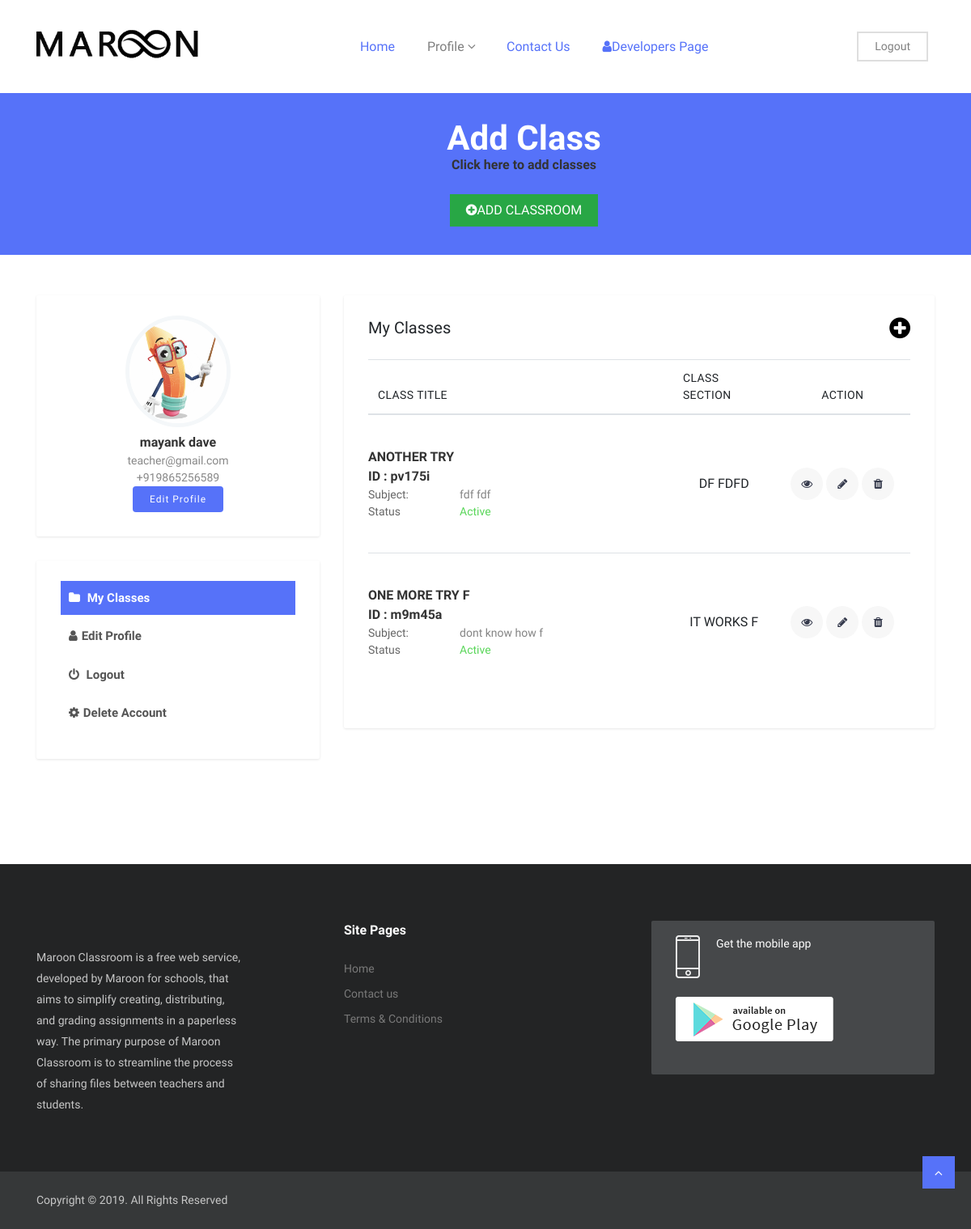
Page /teacher/ (signed in) on the committed database.
### teacher/models.py (models this page shows, shortened)
class Teacher(models.Model):
    user = models.OneToOneField(
        settings.AUTH_USER_MODEL, on_delete=models.CASCADE, unique=True)
    name = models.CharField(max_length=20)
    department = models.CharField(
        max_length=50, choices=DEPARTMENT_CHOICES, default='', blank=True)
    phone = PhoneNumberField(unique = True, null=True, blank = False, region = 'IN', max_length = 13)
    class Meta:
        permissions = (
            ("can_create_classroom", 'can create a classroom'),
            ("can_create_assignment", '')
        )

class TeachersClassRoom(models.Model):
    class_id = models.SlugField(max_length=10, unique=True)
    title = models.CharField(max_length=30)
    slug = models.SlugField(max_length=30, unique=True)
    section = models.CharField(max_length=10)
    subject = models.CharField(max_length=40)
    teacher = models.ForeignKey(Teacher, on_delete=models.CASCADE)

### customuser/models.py (models this page shows, shortened)
class User(AbstractBaseUser, PermissionsMixin):
    email = models.EmailField(
        verbose_name='email address',
        max_length=255,
        unique=True,
    )
    is_teacher = models.BooleanField(default = False)
    is_active = models.BooleanField(default = False)
    is_admin = models.BooleanField(default = False)
    USERNAME_FIELD = 'email'
    objects = UserManager()

### teacher/views.py (the view)
# urls.py: path('', home_page_view, name='homepage'),
@user_passes_test(user_is_teacher_check, login_url='customuser:permission_denied')
def home_page_view(request):
    try:
        teacher = Teacher.objects.get(user=request.user)
    except ObjectDoesNotExist:
        raise Http404
    queryset = TeachersClassRoom.objects.filter(teacher=teacher)
    context = {
        'teacher': teacher,
        'classrooms': queryset
    }
    return render(request, 'teacher_window.html', context=context)

### teacher/views.py (called while the page is built)
def user_is_teacher_check(user):
    if user.is_authenticated:
        teacher = Teacher.objects.filter(user=user)
        if teacher.count() > 0:
            return True
    return False

### templates/teacher_window.html (shortened to what this page needs)
{% extends "base.html" %}
{% load static %}
{% block content %}
<section class="page-title">
	<div class="container">
		<div class="row">
			<div class="col-md-9 offset-md-2 text-center">
				<h3>Add Class </h3>
				<h5>Click here to add classes</h5>
				<br>
				<a class="nav-link text-white add-button" href="{% url 'teacher:create_classroom' %}"><i
						class="fa fa-plus-circle"></i>ADD CLASSROOM</a>
			</div>
		</div>
	</div>
</section>
<section class="dashboard section">
	<div class="container">
		<div class="row">
			<div class="col-md-10 offset-md-1 col-lg-4 offset-lg-0">
				<div class="sidebar">
					<div class="widget user-dashboard-profile">
						<div class="profile-thumb">
							<img src="{% static 'images/pencil.png'%}" alt="" class="rounded-circle">
						</div>
						<h5 class="text-center">{{teacher.name}}</h5>
						<p>{{teacher.user.email}}</p>
						<p>{{teacher.phone}}</p>
						<a href="{% url 'teacher:teachers_edit' %}" class="btn btn-main-sm">Edit Profile</a>
					</div>
					<div class="widget user-dashboard-menu">
						<ul>
							<li class="active"><a href="{% url 'teacher:homepage' %}"><i class="fa fa-folder"></i>
									My Classes</a></li>
							<li><a href="{% url 'teacher:teachers_edit' %}"><i class="fa fa-user"></i>Edit Profile</a>
							</li>
							<li><a href="" data-toggle="modal" data-target="#logoutaccount"><i class="fa fa-power-off"></i>
									Logout</a></li>
							<li><a href="" data-toggle="modal" data-target="#deleteaccount"><i
										class="fa fa-cog"></i>Delete
									Account</a></li>
						</ul>
					</div>
				</div>
			</div>
			<div class="col-md-10 offset-md-1 col-lg-8 offset-lg-0">
				<div class="widget dashboard-container my-adslist">
						<span style="font-size: 20px;">My Classes</span>
						<span style="float: right;">
							<a data-toggle="tooltip" data-placement="top" title="Add" class="view"
							href="{% url 'teacher:create_classroom' %}">
							<i class="fa fa-plus-circle" style="font-size: 30px;"></i>
						</a></span>
							<br>
							<br>
					{%if classrooms%}
					<table class="table table-responsive product-dashboard-table">
						<thead>
							<tr>
								<th>Class Title</th>
								<th>Class Section</th>
								<th class="text-center">Action</th>
							</tr>
						</thead>
						<tbody>
							<tr>
								{% for class in classrooms %}
								<td class="product-details">
									<a href="{%url 'teacher:classroom_detail' class.slug  %}">
										<h3 class="title" style="text-transform: uppercase;">{{class.title}}</h3>
									</a>
									<h3 class="title">ID : {{class.class_id}}</h3>
									<span><strong>Subject: </strong><time>{{class.subject}}</time> </span>
									<span class="status active"><strong>Status</strong>Active</span>
								</td>
								<td class="product-category" style="text-transform: uppercase;"><span
										class="categories">{{class.section}}</span></td>
								<td class="action" data-title="Action">
									<div class="">
										<ul class="list-inline justify-content-center">
											<li class="list-inline-item">
												<a data-toggle="tooltip" data-placement="top" title="view" class="view"
													href="{%url 'teacher:classroom_detail' class.slug %}">
													<i class="fa fa-eye"></i>
												</a>
											</li>
											<li class="list-inline-item">
												<a class="edit" data-toggle="tooltip" data-placement="top" title="Edit"
													href="{% url 'teacher:classroom_edit' class.slug %}">
													<i class="fa fa-pencil"></i>
												</a>
											</li>
											<li class="list-inline-item">
												<a class="delete" data-toggle="modal" data-target="#deleteproduct"
													href="" data-placement="top" title="Delete">
													<i class="fa fa-trash"></i>
												</a>
											</li>
										</ul>
									</div>
								</td>
							</tr>
							<tr>
								<div class="modal fade" id="deleteproduct" tabindex="-1" role="dialog"
									aria-labelledby="exampleModalCenterTitle" aria-hidden="true">
									<div class="modal-dialog modal-dialog-centered" role="document">
										<div class="modal-content">
											{% endfor %}
											{%else%}
											<h3>No classes to show >> <a href="{% url 'teacher:create_classroom' %}">Add
													Classroom</a></h3>
											{%endif%}
						</tbody>
					</table>
				</div>
			</div>
		</div>
	</div>
</section>
{% endblock content %}

### templates/base.html (shortened to what this page needs)
{% load staticfiles %}
<!DOCTYPE html>
<html lang="en">
<head>
  <link rel="stylesheet" href="{%static 'plugins/bootstrap/css/bootstrap.min.css'%}">
  <link href="{%static 'plugins/font-awesome/css/font-awesome.min.css'%}" rel="stylesheet">
  <link href="{%static 'plugins/jquery-nice-select/css/nice-select.css'%}" rel="stylesheet">
    <link href="{%static 'css/reset.css'%}" rel="stylesheet">
  <link href="{%static 'css/style.css'%}" rel="stylesheet">
  <link rel="stylesheet" href="https://cdnjs.cloudflare.com/ajax/libs/tempusdominus-bootstrap-4/5.1.2/css/tempusdominus-bootstrap-4.min.css" />
</head>
<body class="body-wrapper">
<section>
	<div class="container">
		<div class="row">
			<div class="col-md-12">
				<nav class="navbar navbar-expand-lg navbar-light navigation">
					<a class="navbar-brand" href="index.html">
						<img src="{%static 'images/maroonLogo.png'%}" alt="" style="width:200px;">
					</a>
					<div class="collapse navbar-collapse" id="navbarSupportedContent">
						<ul class="navbar-nav ml-auto main-nav ">
							<li class="nav-item active">
								<a class="nav-link" href="{% url 'customuser:homepage'  %}">Home</a>
							</li>
      {% if request.user.is_authenticated %}
                            <li class="nav-item dropdown dropdown-slide">
								<a class="nav-link dropdown-toggle" data-toggle="dropdown" href="">Profile<span><i class="fa fa-angle-down"></i></span>
								</a>
							</li>
      {% endif %}
      <li class="nav-item active">
          <a class="nav-link" href="{% url 'customuser:contact'%}">Contact Us</a>
        </li>
               		<li class="nav-item active">
								<a class="nav-link" href="{% url 'customuser:developers_page'%}"><i class="fa fa-user"></i>Developers Page</a>
							</li>
						</ul>
						<ul class="navbar-nav ml-auto mt-10">
                        {% if request.user.is_authenticated %}
                		    <li class="nav-item">
								<a class="nav-link login-button" href="{% url 'customuser:logout'  %}" href="" data-toggle="modal"  data-target="#logout">Logout</a>
							</li>
                        {% else %}
                 		  <li class="nav-item">
								<a class="nav-link login-button" href="{% url 'customuser:login' %}">Login</a>
							</li>
                        {% endif %}
						</ul>
					</div>
				</nav>
			</div>
		</div>
	</div>
</section>
<section>
{% block content %}
{% endblock content %}
<section>
<footer class="footer section section-sm">
  <div class="container">
    <div class="row">
      <div class="col-lg-3 col-md-7 offset-md-1 offset-lg-0">
        <div class="block about">
          <p class="alt-color">Maroon Classroom is a free web service, developed by Maroon for schools, that aims to simplify creating, distributing, and grading assignments in a paperless way. The primary purpose of Maroon Classroom is to streamline the process of sharing files between teachers and students.</p>
        </div>
      </div>
      <div class="col-lg-2 offset-lg-1 col-md-3">
        <div class="block">
          <h4>Site Pages</h4>
          <ul>
            <li><a href="{% url 'customuser:homepage' %}">Home</a></li>
            <li><a href="{% url 'customuser:contact' %}">Contact us</a></li>
            <li><a href="terms-condition.html">Terms & Conditions</a></li>
          </ul>
        </div>
      </div>
      <div class="col-lg-2 col-md-3 offset-md-1 offset-lg-0">
      </div>
      <div class="col-lg-4 col-md-7">
        <div class="block-2 app-promotion">
          <div class="mobile d-flex">
            <a href="">
              <img src="{%static 'images/phone-icon.png'%}" alt="coming soon..">
            </a>
            <p>Get the mobile app</p>
          </div>
          <div class="download-btn d-flex my-3">
            <a href="#"><img src="{%static 'images/google-play-store.png'%}" class="img-fluid" alt="coming soon.."></a>
          </div>
        </div>
      </div>
    </div>
  </div>
</footer>
<footer class="footer-bottom">
  <div class="container">
    <div class="row">
      <div class="col-sm-6 col-12">
        <div class="copyright">
          <p>Copyright © . All Rights Reserved</p>
        </div>
      </div>
    </div>
  </div>
  <div class="top-to">
    <a id="top" class="" href="#"><i class="fa fa-angle-up"></i></a>
  </div>
</footer>
</body>
</html>

### static/css/style.css (style rules this page uses)
body { line-height: 1.5; font-family: "Muli", sans-serif; }
p, li, input, select, button { font-family: "Muli", sans-serif; color: #666; font-size: 14px; font-weight: 400; }
h1, h2, h3, h4, h5, h6 { font-family: "Muli", sans-serif; font-weight: 600; color: #333; }
p { color: #666; }
h3 { font-size: 20px; }
h4 { font-size: 18px; }
p { color: #888; }
ol, ul { margin: 0; padding: 0; list-style: none; }
a { transition: all .3s ease-in 0s; color: #000; }
.section { padding: 100px 0; }
.section-sm { padding: 70px 0; }
.user-profile, .dashboard { padding-top: 50px; }
.btn { font-size: 15px; letter-spacing: 1px; display: inline-block; padding: 15px 30px; border-radius: 4px; }
.btn-main, .btn-main-sm { background: #5672f9; color: #fff; }
.btn-main-sm { padding: 6px 20px; font-size: 12px; }
.alt-color { color: #c7c7c7; }
.page-title { background: #5672f9; padding: 35px 0; }
.page-title h3 { color: #fff; font-size: 42px; letter-spacing: 0; line-height: 1; margin-bottom: 0; }
.navigation { padding: 20px 0; }
.navigation .navbar-nav { text-align: center; }
.login-button { border: 2px solid #dedede; margin-right: 8px; padding: 6px 20px !important; }
.add-button { background: #28a745; color: #fff; padding: 8px 20px !important; display: inline-block; }
.main-nav .nav-item .nav-link { font-size: 16px; line-height: 43px; padding: 0 20px; }
.main-nav .nav-item .nav-link span { margin-left: 4px; }
.main-nav .nav-item .nav-link.dropdown-toggle { padding-right: 10px; }
.main-nav .nav-item .dropdown-toggle::after { border: none; }
.main-nav .nav-item.active .nav-link { color: #5672f9; }
.nav-item.dropdown { position: relative; }
@media (min-width: 992px) { .dropdown-slide { position: static; } }
.user-dashboard-menu li { margin-bottom: 5px; }
.user-dashboard-menu li.active a { background: #5672f9; color: #fff; }
.user-dashboard-menu li a { padding: 10px; font-size: 15px; display: block; font-weight: 600; color: #555; }
.user-dashboard-menu li a i { margin-right: 5px; }
.user-dashboard-profile { text-align: center; }
.user-dashboard-profile .profile-thumb img { width: 130px; height: auto; border: 5px solid #F4F7F9; }
.dashboard-container .product-dashboard-table thead th { font-size: 14px; text-transform: uppercase; letter-spacing: .4px; }
.dashboard-container .product-dashboard-table td { vertical-align: middle; padding: 40px 0; }
.dashboard-container .product-details { width: 45%; }
.dashboard-container .product-details span { display: block; font-size: 14px; color: #848484; }
.dashboard-container .product-details span strong { color: #666; width: 30%; display: inline-block; }
.dashboard-container .product-details .title { font-size: 16px; }
.dashboard-container .product-details .status.active { color: #59d659; }
.dashboard-container .product-category { width: 15%; text-align: center; }
.dashboard-container .action { width: 20%; text-align: center; }
.dashboard-container .action a { width: 40px; height: 40px; border-radius: 40px; font-size: 14px; color: #363b4d; text-align: center; display: inline-block; }
.dashboard-container .action a i { line-height: 40px; }
.dashboard-container .action .list-inline .list-inline-item:not(:last-child) { margin-right: 0px; }
.dashboard-container .action .edit { background: #f7f7f7; }
.dashboard-container .action .view { background: #f7f7f7; }
.dashboard-container .action .delete { background: #f7f7f7; }
.widget { background: #fff; box-shadow: 0px 1px 3px 0px rgba(0, 0, 0, 0.1); padding: 25px 30px 30px; margin-bottom: 30px; border-radius: 2px; }
.footer { background: #232425; }
.footer .block h4 { color: #fff; font-size: 16px; margin-bottom: 25px; }
.footer .block.about p { line-height: 26px; }
.footer .block ul li { margin-bottom: 10px; }
.footer .block ul li a { display: block; font-size: 14px; color: #797979; }
.footer .block-2 { padding: 18px 30px; background: #46484A; border-radius: 2px; }
.footer .block-2.app-promotion { margin-bottom: 20px; }
.footer .block-2.app-promotion p { margin-left: 20px; color: #fff; }
.footer-bottom { position: relative; background: #363839; padding: 25px 0; }
.footer-bottom .copyright p { color: #c7c7c7; margin-bottom: 0; }
.top-to { position: absolute; right: 20px; bottom: 50px; display: flex; justify-content: center; }
.top-to a { width: 40px; height: 40px; background: #5672f9; color: #fff; display: flex; justify-content: center; }
.top-to a i { line-height: 40px; }

### rows in the picture
Teacher: name "mayank dave", user.email "teacher@gmail.com", phone "+919865256589"
TeachersClassRoom: title "ANOTHER TRY", class_id "pv175i", subject "fdf fdf", section "DF FDFD"
TeachersClassRoom: title "ONE MORE TRY F", class_id "m9m45a", subject "dont know how f", section "IT WORKS F"
